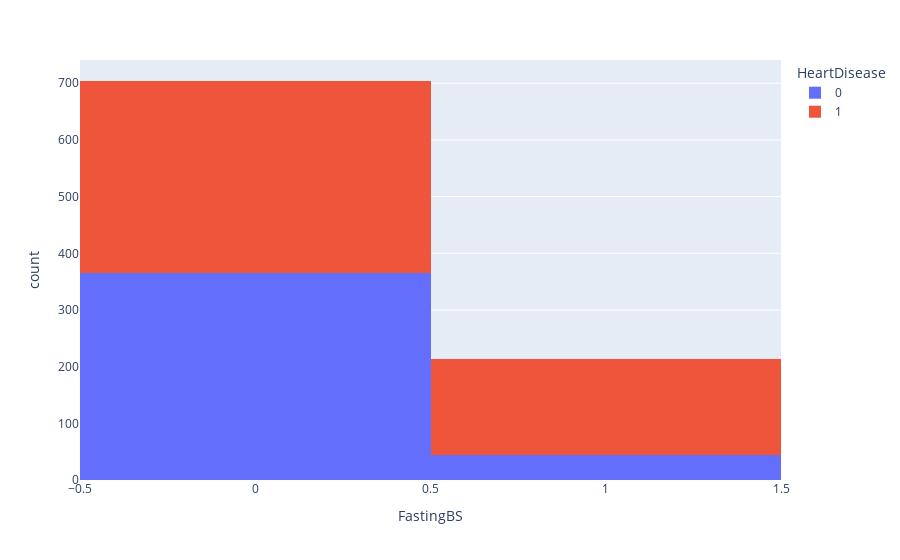

Source (notebook cell):
### Code cell
px.histogram(heart_df, x='FastingBS', color='HeartDisease')

### Figure 1 — Plotly figure (JSON) as saved in the notebook; plotly's stock layout.template omitted (floating-point values rounded to 4 significant figures; data arrays with more than 128 entries replaced by an {"elided": "..."} marker saying what was removed)
{"data": [{"bingroup": "x", "hovertemplate": "HeartDisease=0<br>FastingBS=%{x}<br>count=%{y}<extra></extra>", "legendgroup": "0", "marker": {"color": "#636efa", "pattern": {"shape": ""}}, "name": "0", "orientation": "v", "showlegend": true, "type": "histogram", "x": {"elided": "410 int values"}, "xaxis": "x", "yaxis": "y"}, {"bingroup": "x", "hovertemplate": "HeartDisease=1<br>FastingBS=%{x}<br>count=%{y}<extra></extra>", "legendgroup": "1", "marker": {"color": "#EF553B", "pattern": {"shape": ""}}, "name": "1", "orientation": "v", "showlegend": true, "type": "histogram", "x": {"elided": "508 int values"}, "xaxis": "x", "yaxis": "y"}], "layout": {"barmode": "relative", "legend": {"title": {"text": "HeartDisease"}, "tracegroupgap": 0}, "margin": {"t": 60}, "xaxis": {"anchor": "y", "domain": [0, 1], "title": {"text": "FastingBS"}}, "yaxis": {"anchor": "x", "domain": [0, 1], "title": {"text": "count"}}}}
